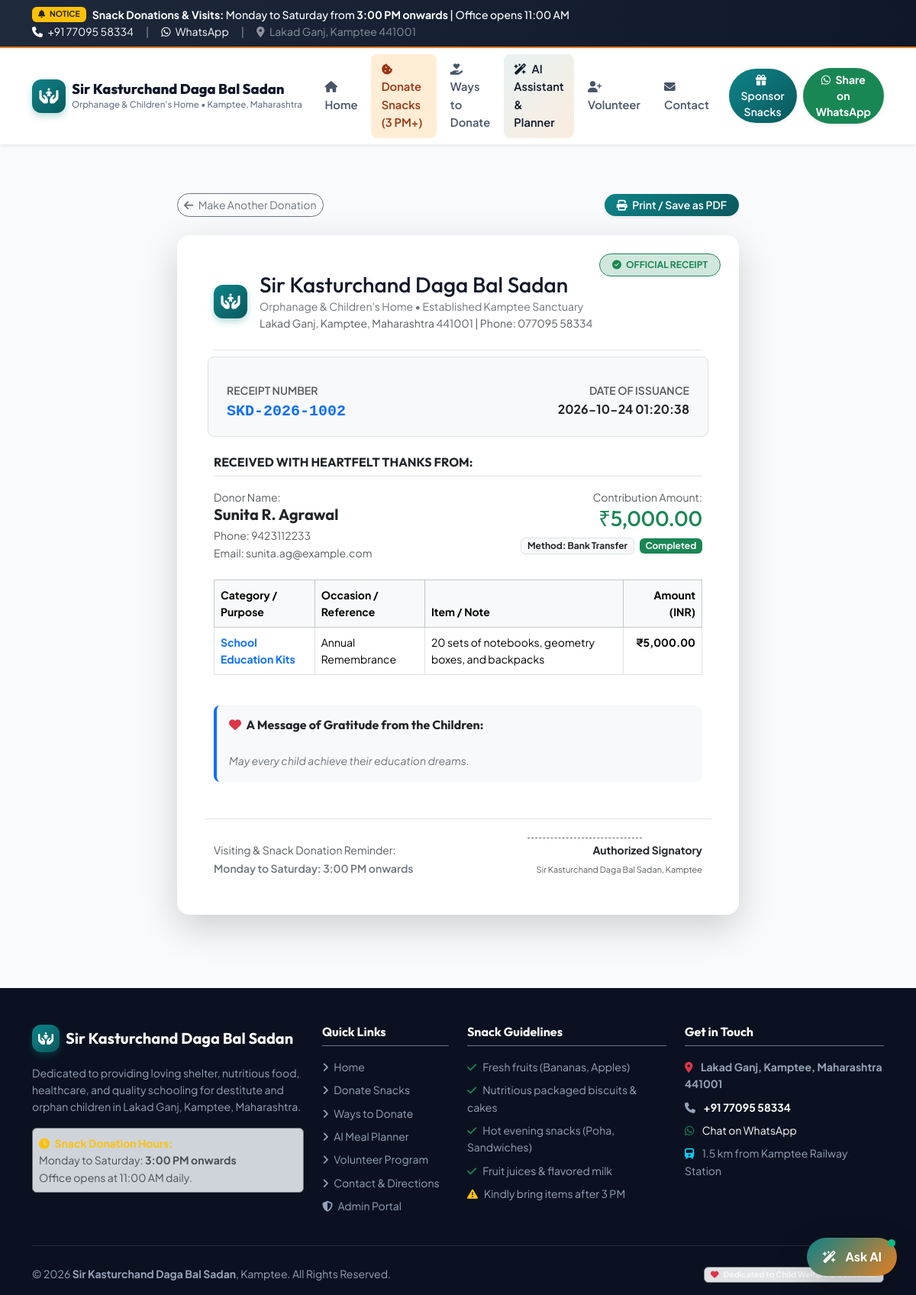
Screenshot of /receipt/SKD-2026-1002 with the database file from the repository.
### tables this page shows
CREATE TABLE donations (
            id INTEGER PRIMARY KEY AUTOINCREMENT,
            receipt_no TEXT UNIQUE NOT NULL,
            donor_name TEXT NOT NULL,
            phone TEXT NOT NULL,
            email TEXT,
            category TEXT NOT NULL,
            amount REAL DEFAULT 0,
            item_description TEXT,
            payment_method TEXT DEFAULT 'UPI / QR',
            status TEXT DEFAULT 'Pledged',
            occasion TEXT,
            blessing_message TEXT,
            created_at TIMESTAMP DEFAULT CURRENT_TIMESTAMP
        );

### app.py (the view)
@app.route('/receipt/<receipt_no>')
def view_receipt(receipt_no):
    donation = database.get_donation_by_receipt(receipt_no)
    if not donation:
        flash("Donation receipt not found.", "warning")
        return redirect(url_for('home'))
    return render_template('receipt.html', donation=donation)

### app.py (called while the page is built)
@app.context_processor
def inject_global_data():
    return {
        'org_name': ai_engine.BAL_SADAN_INFO['name'],
        'org_address': ai_engine.BAL_SADAN_INFO['location'],
        'org_phone': ai_engine.BAL_SADAN_INFO['phone'],
        'org_phone_display': ai_engine.BAL_SADAN_INFO['phone_display'],
        'org_opening': ai_engine.BAL_SADAN_INFO['opening_time'],
        'snack_notice': ai_engine.BAL_SADAN_INFO['snack_donation_notice'],
        'visiting_hours': ai_engine.BAL_SADAN_INFO['visiting_hours'],
        'children_count': ai_engine.BAL_SADAN_INFO['current_children_count']
    }

### database.py (called while the page is built)
def get_db():
    conn = sqlite3.connect(DB_FILE)
    conn.row_factory = sqlite3.Row
    return conn

def get_donation_by_receipt(receipt_no):
    conn = get_db()
    row = conn.execute('SELECT * FROM donations WHERE receipt_no = ?', (receipt_no,)).fetchone()
    conn.close()
    return dict(row) if row else None

### templates/receipt.html (shortened to what this page needs)
{% extends 'base.html' %}
{% block content %}
<div class="container py-5">
    <div class="row justify-content-center">
        <div class="col-lg-8">
            <div class="d-flex justify-content-between align-items-center mb-4 d-print-none">
                <a href="{{ url_for('donate') }}" class="btn btn-outline-secondary btn-sm rounded-pill">
                    <i class="fa-solid fa-arrow-left me-1"></i> Make Another Donation
                </a>
                <button onclick="window.print()" class="btn btn-primary-custom btn-sm rounded-pill px-3 shadow-sm">
                    <i class="fa-solid fa-print me-1"></i> Print / Save as PDF
                </button>
            </div>
            <div class="receipt-paper card border-0 shadow-lg rounded-4 p-4 p-md-5 bg-white position-relative overflow-hidden">
                <div class="receipt-stamp-badge position-absolute top-0 end-0 m-4 text-center">
                    <span class="badge bg-success-subtle text-success border border-success px-3 py-2 rounded-pill fw-bold">
                        <i class="fa-solid fa-circle-check me-1"></i> OFFICIAL RECEIPT
                    </span>
                </div>
                <div class="border-bottom pb-4 mb-4">
                    <div class="d-flex align-items-center gap-3">
                        <div class="brand-logo-icon">
                            <i class="fa-solid fa-hands-holding-child"></i>
                        </div>
                        <div>
                            <h3 class="fw-extrabold text-navy mb-0">Sir Kasturchand Daga Bal Sadan</h3>
                            <p class="text-secondary small mb-0">Orphanage & Children's Home • Established Kamptee Sanctuary</p>
                            <p class="text-muted small mb-0">Lakad Ganj, Kamptee, Maharashtra 441001 | Phone: 077095 58334</p>
                        </div>
                    </div>
                </div>
                <div class="row g-3 mb-4 bg-light p-3 rounded-3 border">
                    <div class="col-sm-6">
                        <small class="text-muted d-block text-uppercase fw-semibold">Receipt Number</small>
                        <strong class="text-primary font-monospace fs-5">{{ donation.receipt_no }}</strong>
                    </div>
                    <div class="col-sm-6 text-sm-end">
                        <small class="text-muted d-block text-uppercase fw-semibold">Date of Issuance</small>
                        <strong class="text-dark">{{ donation.created_at }}</strong>
                    </div>
                </div>
                <div class="mb-4">
                    <h6 class="fw-bold text-dark text-uppercase border-bottom pb-2 mb-3">Received with Heartfelt Thanks From:</h6>
                    <div class="row g-3">
                        <div class="col-sm-6">
                            <span class="text-muted small d-block">Donor Name:</span>
                            <h5 class="fw-bold text-dark mb-1">{{ donation.donor_name }}</h5>
                            {% if donation.phone %}
                            <span class="text-muted small d-block">Phone: {{ donation.phone }}</span>
                            {% endif %}
                            {% if donation.email %}
                            <span class="text-muted small d-block">Email: {{ donation.email }}</span>
                            {% endif %}
                        </div>
                        <div class="col-sm-6 text-sm-end">
                            <span class="text-muted small d-block">Contribution Amount:</span>
                            <h3 class="fw-extrabold text-success mb-1">₹{{ "{:,.2f}".format(donation.amount) }}</h3>
                            <span class="badge bg-light text-dark border">Method: {{ donation.payment_method }}</span>
                            <span class="badge bg-success text-white ms-1">{{ donation.status }}</span>
                        </div>
                    </div>
                </div>
                <div class="table-responsive mb-4">
                    <table class="table table-bordered small">
                        <thead class="table-light">
                            <tr>
                                <th>Category / Purpose</th>
                                <th>Occasion / Reference</th>
                                <th>Item / Note</th>
                                <th class="text-end">Amount (INR)</th>
                            </tr>
                        </thead>
                        <tbody>
                            <tr>
                                <td class="fw-bold text-primary">{{ donation.category }}</td>
                                <td>{{ donation.occasion or 'General Support' }}</td>
                                <td>{{ donation.item_description or 'Donation for Bal Sadan Children' }}</td>
                                <td class="text-end fw-bold">₹{{ "{:,.2f}".format(donation.amount) }}</td>
                            </tr>
                        </tbody>
                    </table>
                </div>
                {% if donation.blessing_message %}
                <div class="p-3 bg-light rounded-3 border-start border-4 border-primary mb-4">
                    <h6 class="fw-bold text-dark mb-1">
                        <i class="fa-solid fa-heart text-danger me-1"></i> A Message of Gratitude from the Children:
                    </h6>
                    <p class="small text-secondary mb-0 fst-italic" style="white-space: pre-line;">
                        {{ donation.blessing_message }}
                    </p>
                </div>
                {% endif %}
                <div class="row align-items-end pt-4 border-top mt-4">
                    <div class="col-6">
                        <small class="text-muted d-block">Visiting & Snack Donation Reminder:</small>
                        <small class="text-secondary fw-semibold">Monday to Saturday: 3:00 PM onwards</small>
                    </div>
                    <div class="col-6 text-end">
                        <div class="signature-line mx-auto ms-auto" style="width: 150px; border-bottom: 1px dashed #666;"></div>
                        <small class="text-dark fw-bold d-block mt-1">Authorized Signatory</small>
                        <small class="text-muted" style="font-size: 11px;">Sir Kasturchand Daga Bal Sadan, Kamptee</small>
                    </div>
                </div>
            </div>
        </div>
    </div>
</div>
{% endblock %}

### static/css/style.css (style rules this page uses)
:root { --primary: #0E8388; --primary-dark: #09595D; --primary-light: #2E97A7; --accent: #E67E22; --accent-hover: #D35400; --gold: #F39C12; --navy: #0F172A; --navy-light: #1E293B; --bg-warm: #F8FAFC; --bg-card: #FFFFFF; --text-main: #334155; --text-heading: #0F172A; --font-heading: 'Outfit', sans-serif; --font-body: 'Plus Jakarta Sans', sans-serif; }
body { font-family: var(--font-body); color: var(--text-main); background-color: var(--bg-warm); line-height: 1.6; overflow-x: hidden; }
h1, h2, h3, h4, h5, h6, .brand-name { font-family: var(--font-heading); color: var(--text-heading); }
.brand-logo-icon { width: 44px; height: 44px; background: linear-gradient(135deg, var(--primary) 0%, var(--primary-dark) 100%); color: #fff; display: flex; align-items: center; justify-content: center; border-radius: 12px; font-size: 20px; box-shadow: 0 4px 10px rgba(14, 131, 136, 0.3); }
.btn-primary-custom { background: linear-gradient(135deg, var(--primary) 0%, var(--primary-dark) 100%); color: #ffffff; border: none; font-weight: 600; transition: all 0.3s ease; }
.text-navy { color: var(--navy); }

### rows the page displays
donations: receipt_no "SKD-2026-1002", created_at "2026-10-24 01:20:38", donor_name "Sunita R. Agrawal", phone "9423112233", email "sunita.ag@example.com", amount "5,000.00", payment_method "Bank Transfer", status "Completed", category "School Education Kits", occasion "Annual Remembrance", item_description "20 sets of notebooks, geometry boxes, and backpacks", blessing_message "May every child achieve their education dreams."

### other values shown
{{ org_phone_display }} "+91 77095 58334"
